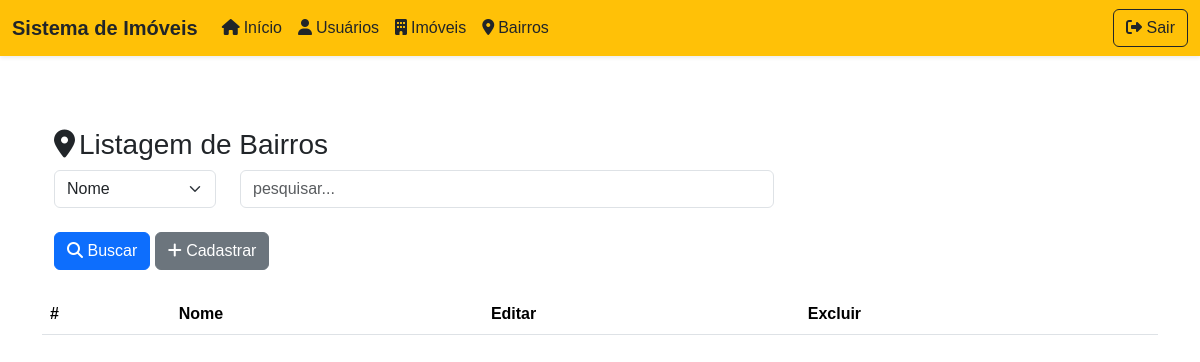
The app's page /admin/bairro/BairroList.php, older data.
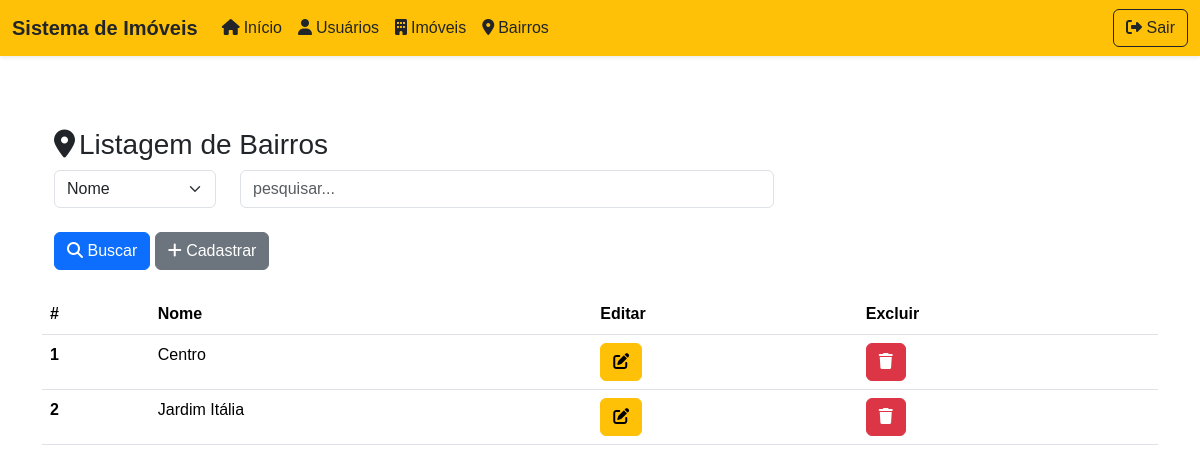
The same page, newer data.
### tables this page shows
CREATE TABLE IF NOT EXISTS `bairro` (
  `id` int NOT NULL AUTO_INCREMENT,
  `nome` varchar(100) DEFAULT NULL,
  PRIMARY KEY (`id`) USING BTREE
);

### admin/db.class.php (called while the page is built, shortened)
<?php
class db {
    private $host = "localhost";
    private $user = "root";
    private $password = "";
    private $dbname ="bancoimoveis";
    private $table_name;
    public function __construct($table_name){
        $this->table_name = $table_name;
        return $this->conn();
    }
    function conn(){
        try{
            $conn = new PDO(
                "mysql:host=$this->host;dbname=$this->dbname",
                $this->user,
                $this->password,
                [
                    PDO::ATTR_ERRMODE,
                    PDO::ERRMODE_EXCEPTION,
                    PDO::MYSQL_ATTR_INIT_COMMAND =>"SET NAMES utf8"
                ]
            );
            return $conn;
        } catch(PDOException $e){
            echo "Erro: ". $e->getMessage();
        }
    }
    public function all(){
        $conn = $this->conn();
        $sql = "SELECT * FROM $this->table_name";
        $st = $conn->prepare( $sql);
        $st->execute();
        return $st->fetchAll(PDO::FETCH_CLASS);
    }
}

### admin/bairro/BairroList.php (the view, shortened to what this page needs)
<?php
    include "../db.class.php";
    include_once "../../header.php";
        $db = new db('bairro');
        if(!empty($_POST)){
            $dados = $db->search($_POST);
        }else{
            $dados = $db->all();
        }
    ?>
    <div class="container mt-5">
        <div class="row">
            <h3><i class="fas fa-map-marker-alt me-1"></i>Listagem de Bairros</h3>
                <form action="./BairroList.php" method="post">
                    <div class="row">
                        <div class="col-md-2">
                            <select name="tipo" class="form-select">
                                <option value="nome">Nome</option>
                            </select>
                        </div>
                        <div class="col-md-6">
                            <input type="text" name="valor" placeholder="pesquisar..." class="form-control">
                        </div>
                    </div>
                    <div class="row">
                        <div class="col mt-4">
                            <button type="submit" class="btn btn-primary"><i class="fa-solid fa-magnifying-glass"></i> Buscar</button>
                            <a href="./BairroForm.php" class="btn btn-secondary"><i class="fa-solid fa-plus"></i> Cadastrar</a>
                        </div>
                    </div>
                </form>
            </div>
            <div class="row mt-4">
                <table class="table table-hover">
                <thead>
                    <tr>
                        <th scope="col">#</th>
                        <th scope="col">Nome</th>
                        <th scope="col">Editar</th>
                        <th scope="col">Excluir</th>
                    </tr>
                </thead>
                <tbody>
                    <?php
                        foreach($dados as $item) {
                            echo"
                            <tr>
                                <th scope='row'>$item->id</th>
                                <td>$item->nome</td>
                                <td>
                                    <a class='btn btn-warning' href='./BairroForm.php?id=$item->id'><i class='fa-solid fa-pen-to-square'></i></a>
                                </td>
                                <td>
                                    <a class='btn btn-danger'
                                        title='Excluir'
                                        onclick='return confirm(\"Deseja Excluir?\")'
                                        href='./BairroList.php?id=$item->id'><i class='fa-solid fa-trash'></i>
                                    </a>
                                </td>
                            </tr>
                            ";
                        }
                    ?>
                </tbody>
                </table>
            </div>
    </main>
</body>
</html>

Row changes from the older to the newer data that the page shows:
added bairro: id "1", nome "Centro"
added bairro: id "2", nome "Jardim Itália"
